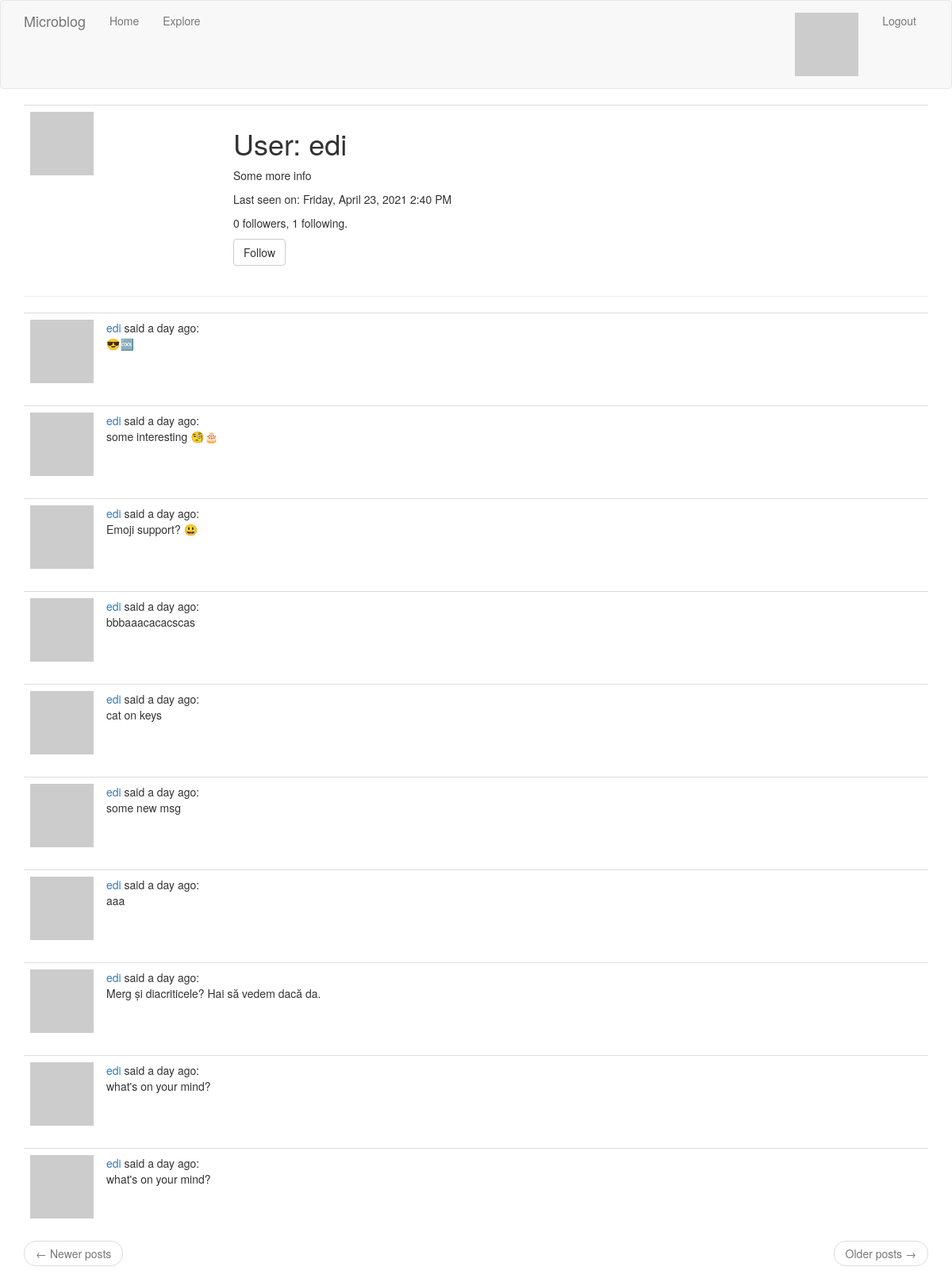
The page /user/edi (signed in) on the database its author committed.
### app/models.py (models this page shows, shortened)
class User(UserMixin, db.Model):
    id = db.Column(db.Integer, primary_key=True)
    username = db.Column(db.String(64), index=True, unique=True)
    email = db.Column(db.String(120), index=True, unique=True)
    password_hash = db.Column(db.String(128))
    """
    user.posts will retrieve all the Posts made by this User
    post.author will retrieve the User that made the Post
    """
    posts = db.relationship("Post", backref="author", lazy="dynamic")
    about_me = db.Column(db.String(140))
    last_seen = db.Column(db.DateTime, default = datetime.utcnow)
    """
    Define many-to-many relationship between User instances.
    user1 = user2 has the meaning of: user1 is following user2
        * secondary = sets association table defined above
        * primaryjoin = links follower with association table
        * secondaryjoin = links followed with association table
    """
    followed = db.relationship(
        "User", secondary = followers,
        primaryjoin=(followers.c.follower_id == id),
        secondaryjoin=(followers.c.followed_id == id),
        backref=db.backref("followers", lazy = "dynamic"), lazy = "dynamic")
    def avatar(self, size):
        digest = md5(self.email.lower().encode("utf-8")).hexdigest()
        return "https://www.gravatar.com/avatar/{}?d=identicon&s={}".format(digest, size)
    def is_following(self, user):
        return self.followed.filter(followers.c.followed_id == user.id).count() > 0

class Post(db.Model):
    id = db.Column(db.Integer, primary_key=True)
    body = db.Column(db.String(140))
    timestamp = db.Column(db.DateTime, index=True, default=datetime.utcnow)
    user_id = db.Column(db.Integer, db.ForeignKey("user.id"))

### app/routes.py (the view)
@app.route("/user/<username>")
@login_required
def user(username):
    form = EmptyFollowForm()
    user = User.query.filter_by(username = username).first_or_404()
    page = request.args.get(key = 'page', default = 1, type = int)
    ret_404_on_empty_range = False
    posts = user.posts.order_by(Post.timestamp.desc())\
                .paginate(page, app.config['POSTS_PER_PAGE'], ret_404_on_empty_range)
    next_url = url_for("user", username = username, page = posts.next_num)\
            if posts.has_next else None
    prev_url = url_for("user", username = username, page = posts.prev_num)\
            if posts.has_prev else None
    return render_template("user.html", user = user, form = form,
            posts = posts.items, next_url = next_url, prev_url = prev_url)

### app/forms.py
class EmptyFollowForm(FlaskForm):
    submit = SubmitField('Submit')

### app/models.py (called while the page is built)
@login.user_loader
def load_user(id):
    return User.query.get(int(id))

### app/routes.py (called while the page is built)
@app.before_request
def before_request():
    if current_user.is_authenticated:
        current_user.last_seen = datetime.utcnow()
        db.session.commit()

### app/templates/user.html (shortened to what this page needs)
{% extends "base.html" %}
{% block app_content %}
    <table class="table table-hover">
        <tr valign="top">
            <td width="256px"><img src="{{ user.avatar(256) }}"</td>
            <td>
                <h1>User: {{ user.username }}</h1>
                {% if user.about_me %}
                    <p>{{ user.about_me }}</p>
                {% endif %}
                {% if user.last_seen %}
                    <p>Last seen on: {{ moment(user.last_seen).format("LLLL") }}</p>
                {% endif %}
                <p>{{ user.followers.count() }} followers, {{ user.followed.count() }} following.</p>
                {% if user == current_user %}
                    <p><a class="btn btn-default" href="{{ url_for('edit_profile') }}">Edit your profile</a></p>
                {% elif not current_user.is_following(user) %}
                    <p>
                        <form action="{{ url_for('follow', username=user.username) }}" method="post">
                            {{ form.submit(value='Follow', class_ = "btn btn-default") }}
                        </form>
                    </p>
                {% endif %}
            </td>
        </tr>
    </table>
    <hr>
    {% include "paginated_posts.html" %}
{% endblock %}

### app/templates/sub_post.html
<table class="table table-hover">
    <tr>
        <td class="col-xs-1">
            <a href={{url_for("user", username = post.author.username)}}>
                <img src="{{ post.author.avatar(64) }}" />
            </a>
        </td>
        <td class = "col-xs-11">
            <a href={{url_for("user", username = post.author.username)}}>
                {{ post.author.username }}
            </a>
            said {{ moment(post.timestamp).fromNow() }}:<br>{{ post.body }}
        </td>
    </tr>
</table>

### rows shown on the page
User: username "edi", about_me "Some more info", last_seen "Friday, April 23, 2021 2:40 PM"
Post: author.username "edi", timestamp "a day ago", body "😎🆒"
Post: author.username "edi", timestamp "a day ago", body "some interesting 🧐🎂"
Post: author.username "edi", timestamp "a day ago", body "Emoji support? 😃"
Post: author.username "edi", timestamp "a day ago", body "bbbaaacacacscas"
Post: author.username "edi", timestamp "a day ago", body "cat on keys"
Post: author.username "edi", timestamp "a day ago", body "some new msg"
Post: author.username "edi", timestamp "a day ago", body "aaa"
Post: author.username "edi", timestamp "a day ago", body "Merg și diacriticele? Hai să vedem dacă da."
Post: author.username "edi", timestamp "a day ago", body "what's on your mind?"
Post: author.username "edi", timestamp "a day ago", body "what's on your mind?"

### other values the page prints
{{ user.followers.count() }} "0"
{{ user.followed.count() }} "1"
